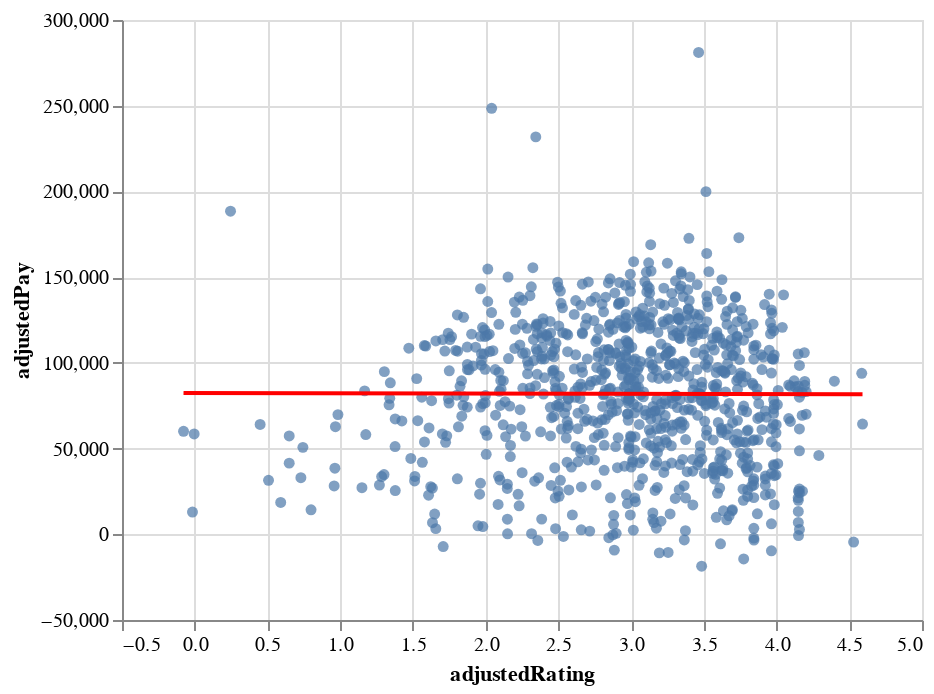

Notebook code for this chart:
### Markdown cell above
We can see that the adjusted data is more centered

### Code cell
line = aChart.transform_regression("adjustedRating", "adjustedPay", method="linear").mark_line(color="red")

aChart + line

### Figure 1 — Vega-Lite specification as saved in the notebook (floating-point values rounded to 4 significant figures; data arrays with more than 128 entries replaced by an {"elided": "..."} marker saying what was removed)
{"config": {"view": {"continuousWidth": 400, "continuousHeight": 300}}, "layer": [{"mark": "circle", "encoding": {"x": {"field": "adjustedRating", "type": "quantitative"}, "y": {"field": "adjustedPay", "type": "quantitative"}}}, {"mark": {"type": "line", "color": "red"}, "encoding": {"x": {"field": "adjustedRating", "type": "quantitative"}, "y": {"field": "adjustedPay", "type": "quantitative"}}, "transform": [{"on": "adjustedRating", "regression": "adjustedPay", "method": "linear"}]}], "data": {"name": "data-db2ded3e2178c3cf0379638802e15b8f"}, "$schema": "https://vega.github.io/schema/vega-lite/v4.17.0.json", "datasets": {"data-db2ded3e2178c3cf0379638802e15b8f": {"elided": "892 records"}}}
